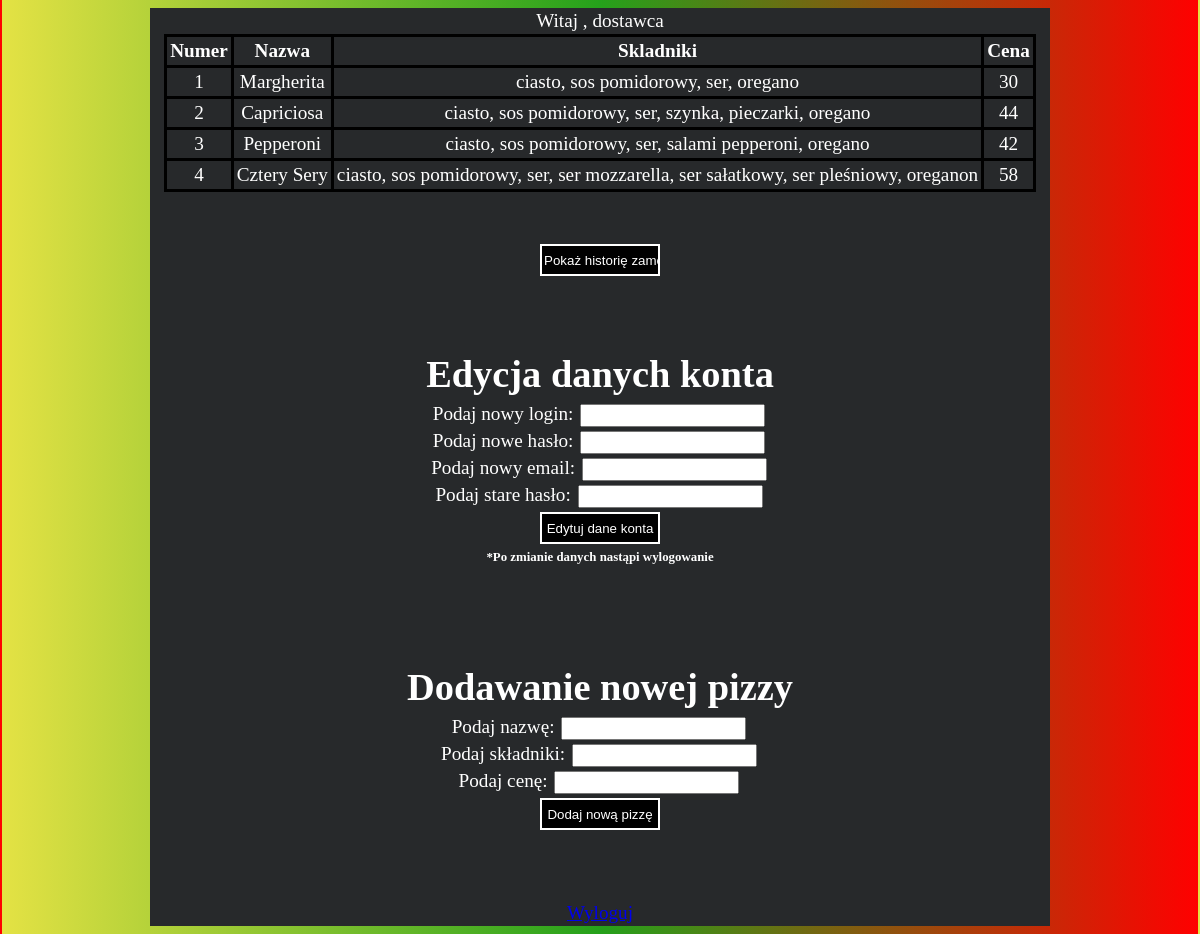
/main.php (signed in), run on the app's committed database.
### tables this page shows
CREATE TABLE pizza (
    id INT NOT NULL AUTO_INCREMENT PRIMARY KEY,
    nazwa VARCHAR(50),
    skladniki VARCHAR(200),
    cena INT ,
    deleted TINYINT
);

### main.php (the view, shortened to what this page needs)
<!DOCTYPE html>
<html lang="en">
<head>
    <link rel="stylesheet" href="style.css">
</head>
<body>
    <div class="container">
        <?php
        require('connect.php');
        $current_login = $_SESSION["login"];
        $current_role = $_SESSION['role'];
        echo "Witaj , " . $current_login;
        if ($current_role == 'admin') {
            $result = mysqli_query($conn, "SELECT * FROM pizza WHERE deleted =0");
            echo '<table><tr><th>Numer</th><th>Nazwa</th><th>Skladniki</th><th>Cena</th><th>Usuń</th></tr>';
            while ($row = mysqli_fetch_array($result)) {
                echo "<tr><td>{$row['id']}</td><td>{$row['nazwa']}</td><td>{$row['skladniki']}</td><td>{$row['cena']}</td>
                    <td>
                    <form method='post' action=''>
                    <input  type='hidden' name='delete_pizza' value='{$row['id']}'>
                    <button class='exception' type='submit' name='button_submit_delete'>Usuń</button>
                    </form>
                    </td>
                    </tr>";
            }
            echo '</table>';
        } else {
            $result = mysqli_query($conn, "SELECT * FROM pizza WHERE deleted =0");
            echo '<table><tr><th>Numer</th><th>Nazwa</th><th>Skladniki</th><th>Cena</th></tr>';
            while ($row = mysqli_fetch_array($result)) {
                echo "<tr><td>{$row['id']}</td><td>{$row['nazwa']}</td><td>{$row['skladniki']}</td><td>{$row['cena']}</td></tr>";
            }
            echo '</table>';
        }
        ?>
        <br><br>
        <form action="main.php" method="POST">
            <input id="button4" class="button" type="submit" name="button" value="Pokaż historię zamówień"><br>
        </form><br>
        <br><br>
        <h1>Edycja danych konta</h1>
        <form action="main.php" method="POST">
            Podaj nowy login: <input type="text" name="new_login"><br>
            Podaj nowe hasło: <input type="text" name="new_pasword"><br>
            Podaj nowy email: <input type="text" name="new_email"><br>
            Podaj stare hasło: <input type="text" name="old_password"><br>
            <input id="button5" class="button" type="submit" name="edit" value="Edytuj dane konta"><br>
            <h6>*Po zmianie danych nastąpi wylogowanie</h6>
        </form><br>
        <br><br><br>
        <h1>Dodawanie nowej pizzy</h1>
        <form action="main.php" method="POST">
            Podaj nazwę: <input type="text" name="nazwa"><br>
            Podaj składniki: <input type="text" name="skladniki"><br>
            Podaj cenę: <input type="number" name="cena"><br>
            <input id="button6" class="button" type="submit" name="add_new_pizza" value="Dodaj nową pizzę"><br>
        </form><br>
        <br><br>
        <a href="logout.php">Wyloguj</a>
    </div>
</body>
</html>

### style.css (style rules this page uses)
* { margin: 2px; padding: 2px; box-sizing: border-box; }
body { background: rgb(228, 226, 68); background: linear-gradient(90deg, rgba(228, 226, 68, 1) 0%, rgba(37, 161, 27, 1) 50%, rgba(255, 0, 0, 1) 100%); }
.container { margin: auto; padding: auto; text-align: center; width: 75vw; height: 100%; font-size: larger; background-color: rgb(39, 41, 43); color: white; }
input { padding: 2px; margin: 2px; }
button, .button { background-color: black; border: 2px solid white; color: white; width: 10vw; height: 4vh; }
table, td, th { margin-left: auto; margin-right: auto; float: center; border-style: solid; border-color: black; border-collapse: collapse; text-align: center; padding: 3px; }

### data on the page
pizza: id "1", nazwa "Margherita", skladniki "ciasto, sos pomidorowy, ser, oregano", cena "30"
pizza: id "2", nazwa "Capriciosa", skladniki "ciasto, sos pomidorowy, ser, szynka, pieczarki, oregano", cena "44"
pizza: id "3", nazwa "Pepperoni", skladniki "ciasto, sos pomidorowy, ser, salami pepperoni, oregano", cena "42"
pizza: id "4", nazwa "Cztery Sery", skladniki "ciasto, sos pomidorowy, ser, ser mozzarella, ser sałatkowy, ser pleśniowy, oreganon", cena "58"

### other printed values
$current_login "dostawca"
